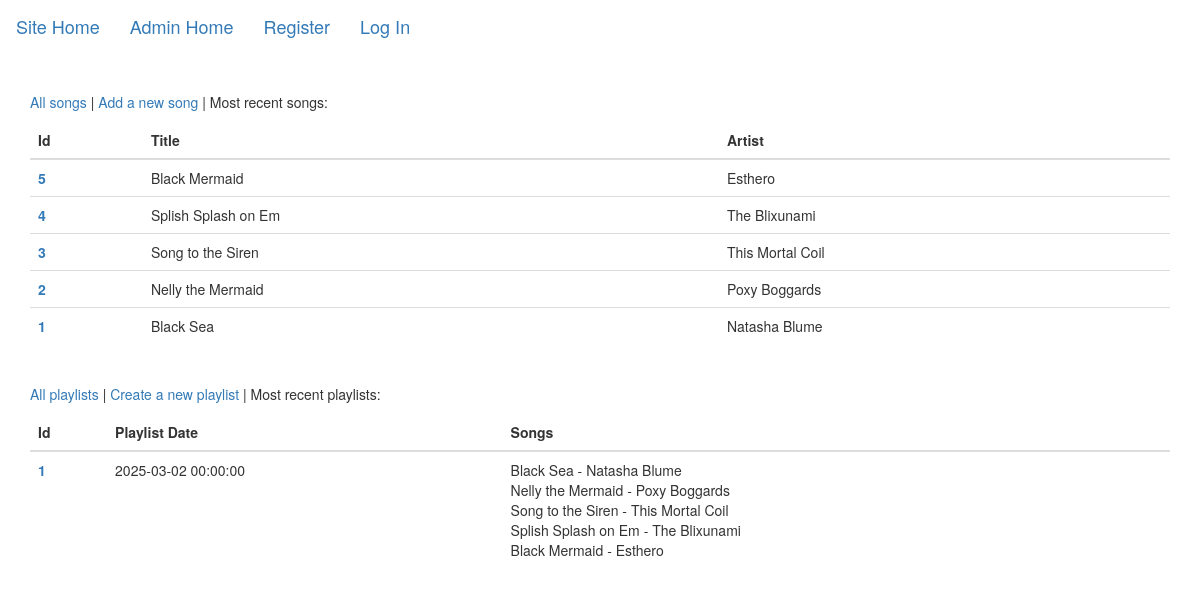
/admin, run on an earlier commit of the app's database.
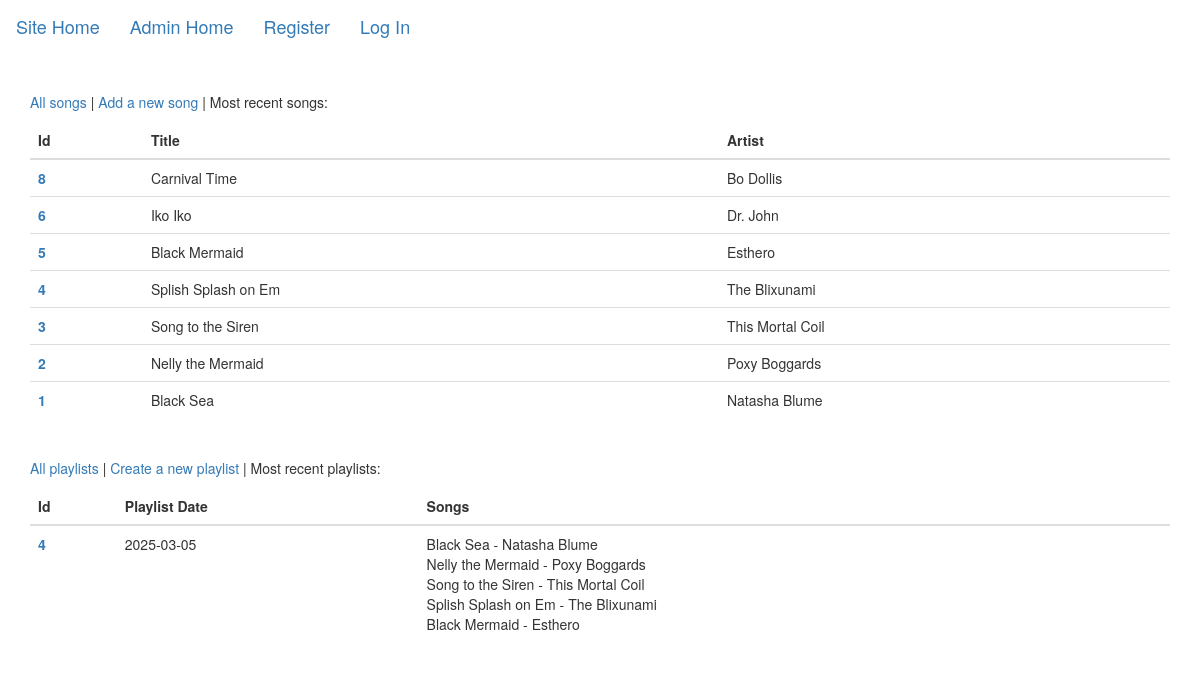
And on a later commit of the database.
### tables this page shows
CREATE TABLE song (
    id INTEGER PRIMARY KEY AUTOINCREMENT,
    artist TEXT,
    title TEXT NOT NULL,
    filepath TEXT NOT NULL,
    duration TEXT,
    album_name TEXT,
    album_art TEXT,
    playlist_id INTEGER,
    created_at DATE NOT NULL DEFAULT CURRENT_DATE,
    FOREIGN KEY(playlist_id) REFERENCES playlist(id)
);

CREATE TABLE playlist (
    id INTEGER PRIMARY KEY AUTOINCREMENT,
    play_date DATE NOT NULL UNIQUE,
    created_at DATE NOT NULL DEFAULT CURRENT_DATE
);

### fivesongs/admin.py (the view)
@bp.route('/admin')
def admin():
    db = get_db()
    song_query = """
        SELECT id, artist, title
        FROM song
        ORDER BY id DESC
        LIMIT 10
    """
    db_songs = db.execute(song_query).fetchall()
    playlist_query = """
        SELECT id, play_date, created_at
        FROM playlist
        ORDER BY play_date DESC
        LIMIT 10
    """
    db_playlists = db.execute(playlist_query).fetchall()
    all_playlists = []
    for p in db_playlists:
        playlist = {
            'id': p['id'],
            'play_date': p['play_date'],
            'songs': []
        }
        p_songs = db.execute(f"SELECT title, artist FROM song WHERE playlist_id = {p['id']}").fetchall()
        for s in p_songs:
            playlist['songs'].append(f"{s['title']} - {s['artist']}")
        all_playlists.append(playlist)
    return render_template('admin/index.html', songs=db_songs, playlists=all_playlists)

### fivesongs/auth.py (called while the page is built)
@bp.before_app_request
def load_logged_in_user():
    user_id = session.get('user_id')
    if user_id is None:
        g.user = None
    else:
        g.user = get_db().execute(
            'SELECT * FROM user WHERE id = ?', (user_id,)
        ).fetchone()

### fivesongs/db.py (called while the page is built)
def get_db():
    if 'db' not in g:
        g.db = sqlite3.connect(
            current_app.config['DATABASE'],
            detect_types=sqlite3.PARSE_DECLTYPES
        )
        g.db.row_factory = sqlite3.Row
    return g.db

### fivesongs/templates/admin/index.html
{% extends 'adminbase.html' %}
{% block content %}
  <p><a href="/admin/songs">All songs</a> | <a href="/admin/song/create">Add a new song</a> | Most recent songs:</p>
  {% if songs %}
    <table class="table">
      <thead class="thead-dark">
        <tr>
          <th scope="col">Id</th>
          <th scope="col">Title</th>
          <th scope="col">Artist</th>
        </tr>
      </thead>
      <tbody>
        {% for song in songs %}
        <tr>
          <th scope="row"><a href="/admin/song/{{ song.id }}">{{ song.id }}</a></th>
          <td>{{ song.title }}</td>
          <td>{{ song.artist }}</td>
        </tr>
        {% endfor %}
      </tbody>
    </table>
  {% else %}
    No songs available.<br />
  {% endif %}
  <br />
  <p><a href="/admin/playlists">All playlists</a> | <a href="/admin/playlist/create">Create a new playlist</a> | Most recent playlists:</p>
  {% if playlists %}
    <table class="table">
      <thead class="thead-dark">
        <tr>
          <th scope="col">Id</th>
          <th scope="col">Playlist Date</th>
          <th scope="col">Songs</th>
        </tr>
      </thead>
      <tbody>
        {% for playlist in playlists %}
        <tr>
          <th scope="row"><a href="/admin/playlist/{{ playlist.id }}">{{ playlist.id }}</a></th>
          <td>{{ playlist.play_date }}</td>
          <td>
            {% if playlist.songs %}
              {% for song in playlist.songs %}
                {{ song }}<br />
              {% endfor %}
            {% endif %}
          </td>
        </tr>
        {% endfor %}
      </tbody>
    </table>
  {% else %}
    No playlists available.<br />
  {% endif %}
{% endblock %}

### fivesongs/templates/adminbase.html (shortened to what this page needs)
<!DOCTYPE html>
<html lang="en">
<head>
  <link rel="stylesheet" type="text/css" href="{{ url_for('static', filename='css/bootstrap.min.css') }}">
</head>
<body>
<nav class="navbar navbar-light bg-light">
  <a class="navbar-brand" href="/">Site Home</a>
  <a class="navbar-brand" href="/admin">Admin Home</a>
  {% if g.user %}
    <span>{{ g.user['username'] }}</span>
    <a class="navbar-brand" href="{{ url_for('auth.logout') }}">Log Out</a>
  {% else %}
    <a class="navbar-brand" href="{{ url_for('auth.register') }}">Register</a>
    <a class="navbar-brand" href="{{ url_for('auth.login') }}">Log In</a>
  {% endif %}
</nav>
<br />
<div class="container">
  {% block content %}{% endblock %}
</div>
</body>
</html>

What changed in the data, as far as the page shows it:
removed playlist: id "1", play_date "2025-03-02 00:00:00", songs "Black Sea - Natasha Blume" "Nelly the Mermaid - Poxy Boggards" "Song to the Siren - This Mortal Coil" "Splish Splash on Em - The Blixunami" "Black Mermaid - Esthero"
added song: id "8", title "Carnival Time", artist "Bo Dollis"
added song: id "6", title "Iko Iko", artist "Dr. John"
added playlist: id "4", play_date "2025-03-05", songs "Black Sea - Natasha Blume" "Nelly the Mermaid - Poxy Boggards" "Song to the Siren - This Mortal Coil" "Splish Splash on Em - The Blixunami" "Black Mermaid - Esthero"
